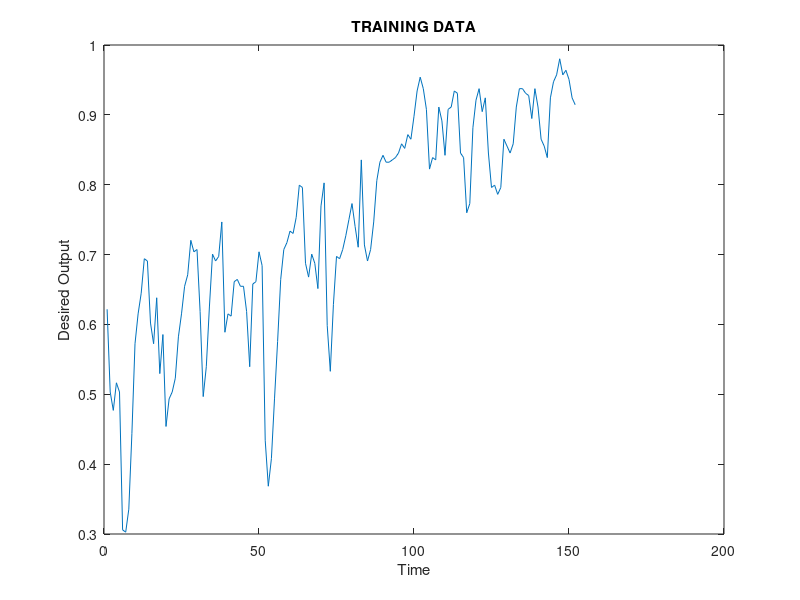

This figure's MATLAB source: (Note: this script raises an error after producing the figure.)
% PROGRAM TO FORECAST TIME SERIES
% USING POLYNOMIAL ARTIFICIAL NEURAL NETWORK
% Ver 2.0 Release 1
% Date 25/02/2020
% Authors: E. Gomez-Ramirez eduardo.gomez@lasalle.mx
%          
clc
clear all
clf reset

% PARAMETERS

% NUMBER OF DATA FOR THE TRAINING
ntrain = 150;
% NUMBER OF DATA FOR THE TEST
ntest = 150;
% NUMBER OF TRANSITIVE POINTS
ntrans = 50;
% prev_val(1) PREVIOUS VALUES OF THE INPUT
% prev_val(2) PREVIOUS VALUES OF THE OUTPUT
prev_val = [ 0 ; 1 ];
max_prev_val = max ( prev_val );
% TOTAL NUMBER OF POINTS
npoints = ntrain + ntest + ntrans + max_prev_val+1;
% LOAD TIME SERIES 
in_out = [19.4	21.5	21.7	20.8	8.1	4.7	5.2	12.8	11.8	7.9	8.3	12.1	15.4	16.6	17.2	17.8	17.8	9.6	6.3	6.5	8.8	11.4	14.6	19.2	18.8	15.4	5.2	6.8	12.2	10.8	10	12.7	11.7	8.6	11.1	11.7	9.2	6.6	9	15.4	12.1	10.5	7.4	4.7	4.3	7.4	10.4	12.7	12.2	16.3	19.2	15.6	14.8	16	15.6	9.6	9.5	10.5	13.8	17.7	19	19.9	21.4	21.3	18.6	17.7	19.7	16.4	18.1	14.1	15.3	15.6	16.2	18	19	20.2	20.7	22.2	21.7	21.8	19.1	15.4	16.7	19.3	21.6	21.3	21.5	23	18.2	19	18.9	20.4	20.5	20.2	20.2	19.1	16.7	20.3	20.4	21.7	21.1	13.5	11.5	12.7	15.3	17.8	20.5	21.8	22.1	22.6	22.5	23.2	24.6	24.5	21.2	20.6	21.6	21.2	20.1	23.7	24.7	18.5	16.5	19.4	21.5	21.4	21.8	22.4	23.1	23.8	22.8	21.9	25.7	22	21.3	21.8	23	24.8	25.6	25.9	25.6	25.6	25.7	25.8	26	26.4	26.2	26.8	26.6	27.6	28.7	29.3	28.8	27.9	25.3	25.8	25.7	28	27.4	25.9	27.9	28	28.7	28.6	26	25.8	23.4	23.8	27.1	28.3	28.8	27.8	28.4	26	24.5	24.6	24.2	24.5	26.6	26.3	26	26.4	28	28.8	28.8	28.6	28.5	27.5	28.8	28	26.6	26.3	25.8	28.4	29.1	29.4	30.1	29.4	29.6	29.2	28.4	28.1	27.6	27.3	28.5	29.1	27.5	25.6	26.3	26.9	28.3	28.6	29.9	29	29.8	30.3	30.2	30.7	28.1	26.1	27.2	28.5	27.8	28.5	25.3	24.2	24.7	24.1	25.2	25.8	26.3	28.7	29.5	25.9	26	29.5	29.8	30	30.1	29.5	26.4	27	28.3	26.8	25.5	25.3	25	27.2	28.5	28.2	25.4	25.5	25.5	27.3	28.3	28.3	27.3	27.6	28.6	28.9	29.6	28.9	27.5	25.9	26.3	26	26.2	24.5	25.6	25.6	25.2	25.8	25.1	24.9	26.2	26.5	27.2	25.6	22.8	24.5	24.6	25.1	22.4	21.7	21.5	20.6	20.6	18	19.3	22.7	27	28.4	28.7	28.7	28.9	28.2	25	27.3	26.9	26.7	27	26.7	26.2	26.4	26.1	22.1	19.2	13.5	13.4	13.9	16.3	17.9	18.9	16.9	20.3	18.2	10.7	11.9	13.2	18.6	20.7	22.7	19.8	19.7	18.8	21.6	21.9	23.7	12	10.5	17.7	17.2	14	21.6	9	7.8	11.7	10.9	14	19.7	22.1	15.9	15.8	19.1	14.7	12.2	17.5	13.6	6.3	5.7	8.6	11.2	10.8	10	13.9	17.2	10.3	1.3	0.3	2.8	5.7	7.7	12.9	17.7	19.9	20.7];
in_out = transpose(in_out);
% NORMALIZING THE DATA
min_in_out = min( in_out );
max_in_out = max( in_out );
in_out = ( in_out - min_in_out)/(max_in_out - min_in_out);

x = in_out( 1 : npoints , 1 : size(in_out,2) - 1);
y = in_out( 1 : npoints , size(in_out,2) );
 
% TRAINING DATA
%x_train = x( ntrans + 1 : ntrain + ntrans + max_prev_val + 1 );
x_train = 0 ;
y_train = y( ntrans + 1 : ntrain + ntrans + max_prev_val + 1 );

% TESTING DATA
%x_test = x( ntrain + ntrans + max_prev_val + 2 : npoints );
x_test = 0 ;
y_test = y ( ntrain + ntrans + max_prev_val + 2 : npoints );

%PLOT THE TRAINING OUTPUT
%=====================================

plot(y_train);
title('TRAINING DATA');
xlabel('Time');
ylabel('Desired Output');
pausetime = 0.1 ;



max_pow = 1;
ration = 1;
comb_xy = 0 ;

input_bias=1;

tic
[ MZ, y_real ] = gen_MZ(x_train, y_train, prev_val, max_pow, ration, comb_xy, input_bias );
[weights]=mincua(MZ,y_real);
time = toc
n_terms_non_zero= sum(weights~=0)
n_terms_reduced=sum(weights==0)

% COMPUTING THE PANN OUTPUT
y_pann = MZ * weights ;

[ MZ_test, y_real_test ] = gen_MZ ( x_test, y_test, prev_val, max_pow, ration, comb_xy, input_bias );
 
% COMPUTING THE PANN OUTPUT OF THE TEST
y_pann_test=MZ_test*weights;


% PLOTTING RESULTS
%=================================

clf
i_x= 0 : 1 : length ( y_real ) - 1;
subplot(2,1,1),plot(i_x,y_real,i_x,y_pann,'k');
title('Results of the training');
xlabel('time')
ylabel('Real vs. Training')
%pause;

i_x = 0 : 1 : length ( y_real_test ) -1;

subplot(2,1,2),plot(i_x,y_real_test,i_x,y_pann_test,'k');
title('Test');
xlabel('Time')
ylabel('Real vs. Test')

% COMPUTING ERRORS
% TRAINING ERROR
e_training = ( y_real - y_pann )' * ( y_real - y_pann ) / length ( y_real )
% TEST ERROR
e_test = ( y_real_test - y_pann_test )' * ( y_real_test - y_pann_test ) / length ( y_real_test )

[phi]=genphisy(0,prev_val,max_pow,comb_xy,input_bias)
weights'
%phi*num2str(weights)
